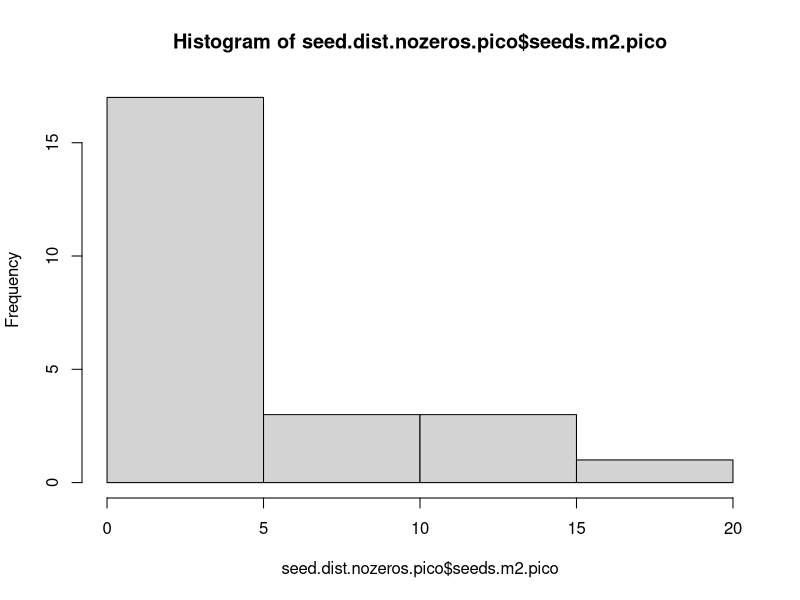
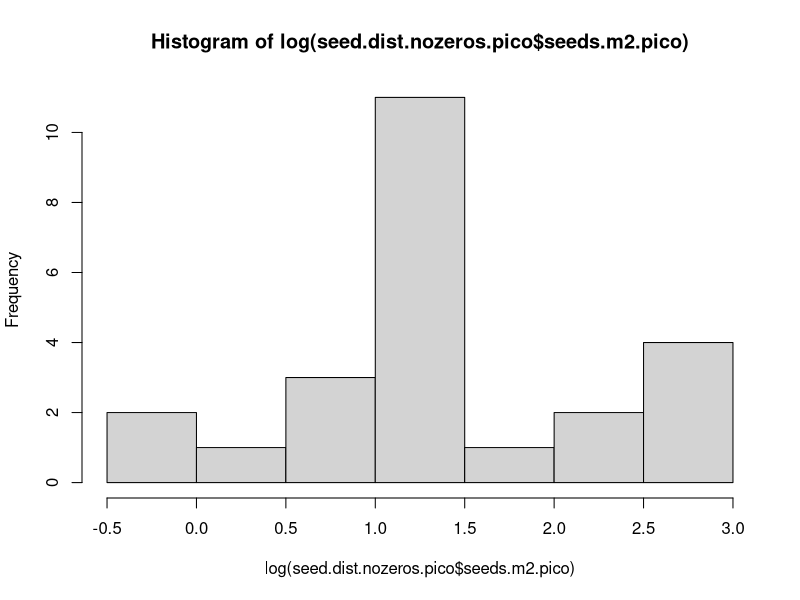
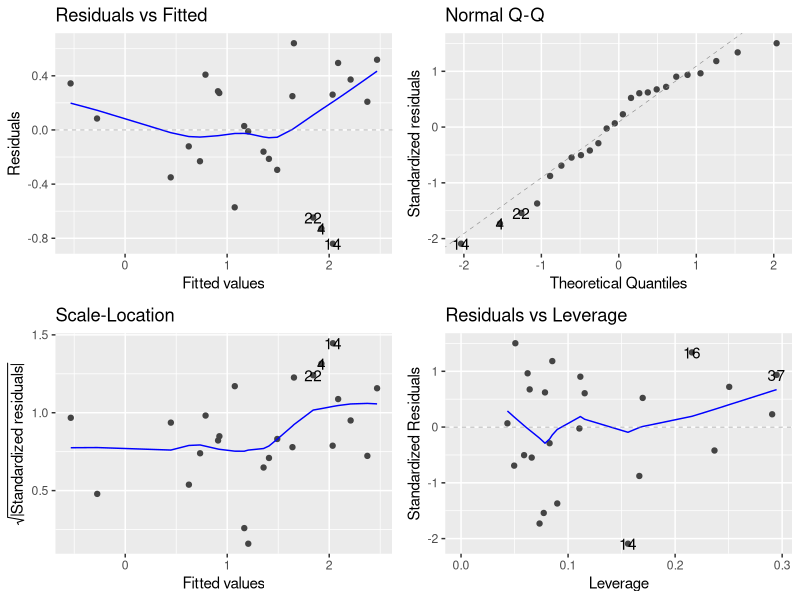
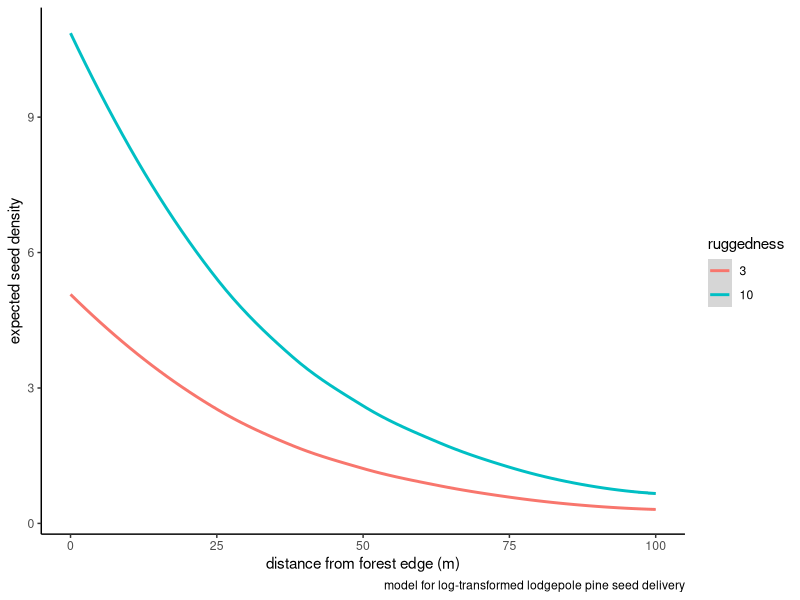

Generate these figures, in order, with R:
## Question: How does terrain ruggedness affect lodgepole pine seed delivery 
## density at increasing distances from a live forest edge?
## 
## Goal: Make a binomial model to predict lodgepole pine seed delivery frequency
## up to 100-m from a forest edge based on terrain ruggedness. 

library(tidyverse)
library(car)
library(ggfortify)

#reading in data frame
seed.dist.nsl<- read.csv("Data/seed.dist.nsl_siteinfo.csv", header=TRUE)

## Subsetting data to only include traps that successfully collected seeds. The
## 0s that are being excluded here are accounted for in the binomial frequency 
## model
seed.dist.nozeros.pico<- subset(seed.dist.nsl, seeds.m2.pico>0)

## Creating a column for surveyed area by multiplying the number of traps (n) by
## the trap area (0.1512 m2).
seed.dist.nozeros.pico$trap.area <- with(seed.dist.nozeros.pico, 
                                         0.1512*n)

## Plotting response variable to check the distribution
hist(seed.dist.nozeros.pico$seeds.m2.pico)
# strongly right-skewed, so I'll try a log-transformation
hist(log(seed.dist.nozeros.pico$seeds.m2.pico))

## making model
lognorm.seeddensity.pico <- lm(log(seeds.m2.pico) ~ dist.m + max.TRI.30, 
                              data = seed.dist.nozeros.pico)
summary(lognorm.seeddensity.pico)
# ruggedness and distance are significant predictors!

## Checking linear model assumptions
autoplot(lognorm.seeddensity.pico)
# no crazy deviations from normality
# some heteroscedasticity. 
ncvTest(lognorm.seeddensity.pico) 
# not a significant about of heteroscedasticity

## generating model predictions
dist.m<- rep(seq(0,100, 1),2) # want the model to give me predictions up to 100 
                              # m from forest edge
max.TRI.30 <- c(rep(3, 101), rep(10, 101)) # want predictions for a "low" TRI 
                                           # and a "high" TRI
mod.prediction.log <- predict(lognorm.seeddensity.pico, newdata = 
                                data.frame(dist.m, max.TRI.30), type = "response")
mod.prediction <- exp(mod.prediction.log)

## making new data frame for the model predictions
prediction.data <- data.frame(dist.m, max.TRI.30, mod.prediction)

## plotting model predictions for delivery density for high and low TRI
ggplot(prediction.data, aes(x= dist.m, y= mod.prediction))+
  geom_smooth(aes(color= factor(max.TRI.30)))+
  labs(caption= "model for log-transformed lodgepole pine seed delivery", 
       x = "distance from forest edge (m)", 
       y = "expected seed density", 
       color = "ruggedness")+
  theme_classic()
#ggsave("Output/lognorm.seeddensity.pico.svg")
